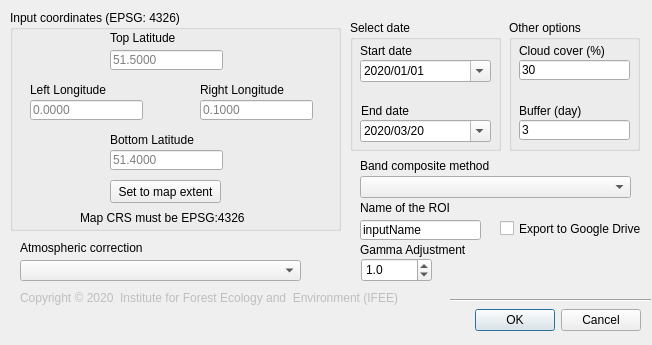
<?xml version="1.0" encoding="UTF-8"?>
<ui version="4.0">
 <class>Dialogw</class>
 <widget class="QDialog" name="Dialogw">
  <property name="geometry">
   <rect>
    <x>0</x>
    <y>0</y>
    <width>652</width>
    <height>345</height>
   </rect>
  </property>
  <property name="windowTitle">
   <string>Sentinel-2 Downloader (World)</string>
  </property>
  <property name="windowIcon">
   <iconset>
    <normaloff>../../plugin_Sentinel2/icons/worldicon.png</normaloff>../../plugin_Sentinel2/icons/worldicon.png</iconset>
  </property>
  <widget class="QDialogButtonBox" name="buttonBoxw">
   <property name="geometry">
    <rect>
     <x>440</x>
     <y>304</y>
     <width>201</width>
     <height>32</height>
    </rect>
   </property>
   <property name="orientation">
    <enum>Qt::Horizontal</enum>
   </property>
   <property name="standardButtons">
    <set>QDialogButtonBox::Cancel|QDialogButtonBox::Ok</set>
   </property>
  </widget>
  <widget class="QGroupBox" name="groupBox">
   <property name="geometry">
    <rect>
     <x>10</x>
     <y>10</y>
     <width>331</width>
     <height>221</height>
    </rect>
   </property>
   <property name="title">
    <string>Input coordinates (EPSG: 4326)</string>
   </property>
   <widget class="QLineEdit" name="topLat">
    <property name="geometry">
     <rect>
      <x>100</x>
      <y>40</y>
      <width>113</width>
      <height>20</height>
     </rect>
    </property>
    <property name="dragEnabled">
     <bool>false</bool>
    </property>
    <property name="readOnly">
     <bool>false</bool>
    </property>
    <property name="placeholderText">
     <string>51.5000</string>
    </property>
    <property name="clearButtonEnabled">
     <bool>false</bool>
    </property>
   </widget>
   <widget class="QLineEdit" name="bottomLat">
    <property name="geometry">
     <rect>
      <x>100</x>
      <y>140</y>
      <width>113</width>
      <height>20</height>
     </rect>
    </property>
    <property name="placeholderText">
     <string>51.4000</string>
    </property>
   </widget>
   <widget class="QLineEdit" name="leftLong">
    <property name="geometry">
     <rect>
      <x>20</x>
      <y>90</y>
      <width>113</width>
      <height>20</height>
     </rect>
    </property>
    <property name="placeholderText">
     <string>0.0000</string>
    </property>
   </widget>
   <widget class="QLineEdit" name="rightLong">
    <property name="geometry">
     <rect>
      <x>190</x>
      <y>90</y>
      <width>113</width>
      <height>20</height>
     </rect>
    </property>
    <property name="placeholderText">
     <string>0.1000</string>
    </property>
   </widget>
   <widget class="QLabel" name="label">
    <property name="geometry">
     <rect>
      <x>100</x>
      <y>20</y>
      <width>81</width>
      <height>16</height>
     </rect>
    </property>
    <property name="text">
     <string>Top Latitude</string>
    </property>
   </widget>
   <widget class="QLabel" name="label_2">
    <property name="geometry">
     <rect>
      <x>100</x>
      <y>120</y>
      <width>101</width>
      <height>20</height>
     </rect>
    </property>
    <property name="text">
     <string>Bottom Latitude</string>
    </property>
   </widget>
   <widget class="QLabel" name="label_3">
    <property name="geometry">
     <rect>
      <x>20</x>
      <y>70</y>
      <width>101</width>
      <height>20</height>
     </rect>
    </property>
    <property name="text">
     <string>Left Longitude</string>
    </property>
   </widget>
   <widget class="QLabel" name="label_4">
    <property name="geometry">
     <rect>
      <x>190</x>
      <y>70</y>
      <width>101</width>
      <height>20</height>
     </rect>
    </property>
    <property name="text">
     <string>Right Longitude</string>
    </property>
   </widget>
   <widget class="QPushButton" name="fillCoordButton">
    <property name="geometry">
     <rect>
      <x>100</x>
      <y>170</y>
      <width>111</width>
      <height>23</height>
     </rect>
    </property>
    <property name="text">
     <string>Set to map extent</string>
    </property>
   </widget>
   <widget class="QLabel" name="label_12">
    <property name="geometry">
     <rect>
      <x>70</x>
      <y>200</y>
      <width>191</width>
      <height>16</height>
     </rect>
    </property>
    <property name="text">
     <string>Map CRS must be EPSG:4326</string>
    </property>
   </widget>
  </widget>
  <widget class="QGroupBox" name="groupBox_2">
   <property name="geometry">
    <rect>
     <x>350</x>
     <y>20</y>
     <width>151</width>
     <height>131</height>
    </rect>
   </property>
   <property name="title">
    <string>Select date</string>
   </property>
   <widget class="QDateEdit" name="dateBdauw">
    <property name="geometry">
     <rect>
      <x>10</x>
      <y>40</y>
      <width>131</width>
      <height>22</height>
     </rect>
    </property>
    <property name="minimumDate">
     <date>
      <year>2015</year>
      <month>5</month>
      <day>1</day>
     </date>
    </property>
    <property name="displayFormat">
     <string>yyyy/MM/dd</string>
    </property>
    <property name="calendarPopup">
     <bool>true</bool>
    </property>
    <property name="date">
     <date>
      <year>2020</year>
      <month>1</month>
      <day>1</day>
     </date>
    </property>
   </widget>
   <widget class="QDateEdit" name="dateKthucw">
    <property name="geometry">
     <rect>
      <x>10</x>
      <y>100</y>
      <width>131</width>
      <height>22</height>
     </rect>
    </property>
    <property name="displayFormat">
     <string>yyyy/MM/dd</string>
    </property>
    <property name="calendarPopup">
     <bool>true</bool>
    </property>
    <property name="date">
     <date>
      <year>2020</year>
      <month>3</month>
      <day>20</day>
     </date>
    </property>
   </widget>
   <widget class="QLabel" name="label_5">
    <property name="geometry">
     <rect>
      <x>10</x>
      <y>23</y>
      <width>71</width>
      <height>16</height>
     </rect>
    </property>
    <property name="text">
     <string>Start date</string>
    </property>
   </widget>
   <widget class="QLabel" name="label_6">
    <property name="geometry">
     <rect>
      <x>11</x>
      <y>83</y>
      <width>71</width>
      <height>16</height>
     </rect>
    </property>
    <property name="text">
     <string>End date</string>
    </property>
   </widget>
  </widget>
  <widget class="QLabel" name="label_7">
   <property name="geometry">
    <rect>
     <x>360</x>
     <y>158</y>
     <width>161</width>
     <height>16</height>
    </rect>
   </property>
   <property name="text">
    <string>Band composite method</string>
   </property>
  </widget>
  <widget class="QComboBox" name="comboRGBw">
   <property name="geometry">
    <rect>
     <x>360</x>
     <y>176</y>
     <width>271</width>
     <height>22</height>
    </rect>
   </property>
  </widget>
  <widget class="QGroupBox" name="groupBox_3">
   <property name="geometry">
    <rect>
     <x>509</x>
     <y>20</y>
     <width>131</width>
     <height>131</height>
    </rect>
   </property>
   <property name="title">
    <string>Other options</string>
   </property>
   <widget class="QLineEdit" name="inputMayw">
    <property name="geometry">
     <rect>
      <x>10</x>
      <y>40</y>
      <width>111</width>
      <height>20</height>
     </rect>
    </property>
    <property name="text">
     <string>30</string>
    </property>
   </widget>
   <widget class="QLineEdit" name="inputKhoangw">
    <property name="geometry">
     <rect>
      <x>10</x>
      <y>100</y>
      <width>111</width>
      <height>20</height>
     </rect>
    </property>
    <property name="text">
     <string>3</string>
    </property>
   </widget>
   <widget class="QLabel" name="label_8">
    <property name="geometry">
     <rect>
      <x>10</x>
      <y>23</y>
      <width>101</width>
      <height>16</height>
     </rect>
    </property>
    <property name="text">
     <string>Cloud cover (%)</string>
    </property>
   </widget>
   <widget class="QLabel" name="label_9">
    <property name="geometry">
     <rect>
      <x>10</x>
      <y>83</y>
      <width>81</width>
      <height>16</height>
     </rect>
    </property>
    <property name="text">
     <string>Buffer (day)</string>
    </property>
   </widget>
  </widget>
  <widget class="Line" name="line">
   <property name="geometry">
    <rect>
     <x>450</x>
     <y>290</y>
     <width>201</width>
     <height>20</height>
    </rect>
   </property>
   <property name="orientation">
    <enum>Qt::Horizontal</enum>
   </property>
  </widget>
  <widget class="QLabel" name="label_11">
   <property name="enabled">
    <bool>false</bool>
   </property>
   <property name="geometry">
    <rect>
     <x>20</x>
     <y>290</y>
     <width>431</width>
     <height>16</height>
    </rect>
   </property>
   <property name="text">
    <string>Copyright © 2020  Institute for Forest Ecology and  Environment (IFEE)</string>
   </property>
  </widget>
  <widget class="QCheckBox" name="checkBox">
   <property name="geometry">
    <rect>
     <x>500</x>
     <y>220</y>
     <width>161</width>
     <height>17</height>
    </rect>
   </property>
   <property name="text">
    <string>Export to Google Drive</string>
   </property>
  </widget>
  <widget class="QLineEdit" name="outputName">
   <property name="geometry">
    <rect>
     <x>360</x>
     <y>220</y>
     <width>121</width>
     <height>20</height>
    </rect>
   </property>
   <property name="inputMask">
    <string/>
   </property>
   <property name="text">
    <string>inputName</string>
   </property>
  </widget>
  <widget class="QLabel" name="label_10">
   <property name="geometry">
    <rect>
     <x>360</x>
     <y>200</y>
     <width>101</width>
     <height>16</height>
    </rect>
   </property>
   <property name="text">
    <string>Name of the ROI</string>
   </property>
  </widget>
  <widget class="QComboBox" name="comboAtmos">
   <property name="geometry">
    <rect>
     <x>20</x>
     <y>260</y>
     <width>281</width>
     <height>21</height>
    </rect>
   </property>
  </widget>
  <widget class="QLabel" name="label_13">
   <property name="geometry">
    <rect>
     <x>20</x>
     <y>240</y>
     <width>161</width>
     <height>16</height>
    </rect>
   </property>
   <property name="text">
    <string>Atmospheric correction</string>
   </property>
  </widget>
  <widget class="QLabel" name="label_14">
   <property name="geometry">
    <rect>
     <x>360</x>
     <y>242</y>
     <width>161</width>
     <height>16</height>
    </rect>
   </property>
   <property name="text">
    <string>Gamma Adjustment</string>
   </property>
  </widget>
  <widget class="QDoubleSpinBox" name="gammaInput">
   <property name="geometry">
    <rect>
     <x>361</x>
     <y>258</y>
     <width>71</width>
     <height>24</height>
    </rect>
   </property>
   <property name="decimals">
    <number>1</number>
   </property>
   <property name="minimum">
    <double>0.100000000000000</double>
   </property>
   <property name="maximum">
    <double>7.000000000000000</double>
   </property>
   <property name="singleStep">
    <double>0.100000000000000</double>
   </property>
   <property name="value">
    <double>1.000000000000000</double>
   </property>
  </widget>
 </widget>
 <resources/>
 <connections>
  <connection>
   <sender>buttonBoxw</sender>
   <signal>accepted()</signal>
   <receiver>Dialogw</receiver>
   <slot>accept()</slot>
   <hints>
    <hint type="sourcelabel">
     <x>248</x>
     <y>254</y>
    </hint>
    <hint type="destinationlabel">
     <x>157</x>
     <y>274</y>
    </hint>
   </hints>
  </connection>
  <connection>
   <sender>buttonBoxw</sender>
   <signal>rejected()</signal>
   <receiver>Dialogw</receiver>
   <slot>reject()</slot>
   <hints>
    <hint type="sourcelabel">
     <x>316</x>
     <y>260</y>
    </hint>
    <hint type="destinationlabel">
     <x>286</x>
     <y>274</y>
    </hint>
   </hints>
  </connection>
 </connections>
</ui>
